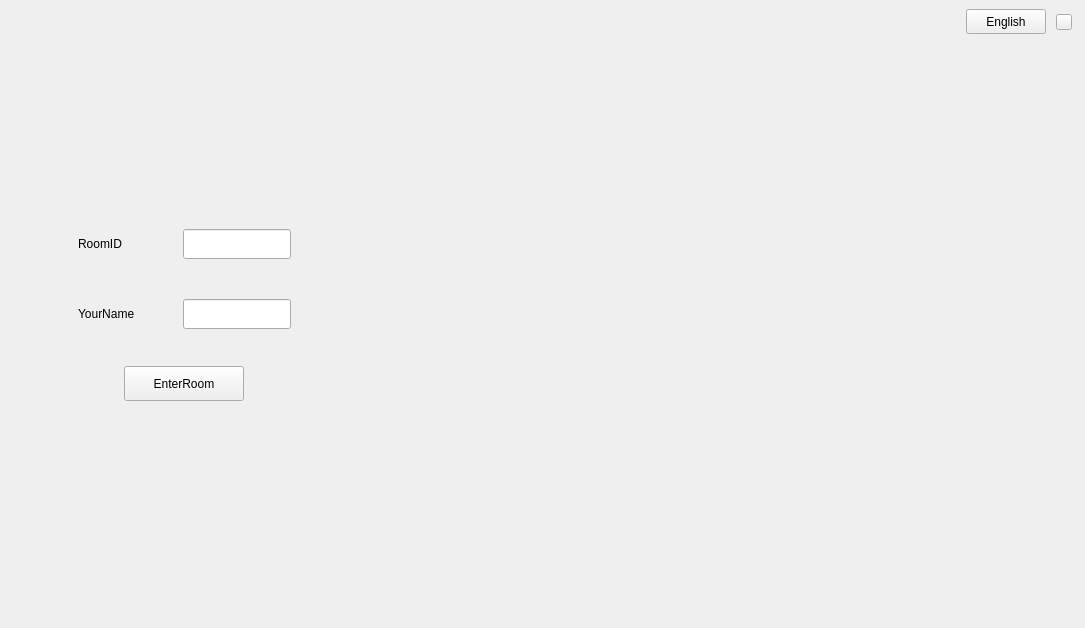
<?xml version="1.0" encoding="UTF-8"?>
<ui version="4.0">
 <class>LoginViewController</class>
 <widget class="QWidget" name="LoginViewController">
  <property name="geometry">
   <rect>
    <x>0</x>
    <y>0</y>
    <width>1085</width>
    <height>628</height>
   </rect>
  </property>
  <property name="windowTitle">
   <string/>
  </property>
  <layout class="QHBoxLayout" name="horizontalLayout_6">
   <property name="spacing">
    <number>0</number>
   </property>
   <property name="leftMargin">
    <number>0</number>
   </property>
   <property name="topMargin">
    <number>0</number>
   </property>
   <property name="rightMargin">
    <number>0</number>
   </property>
   <property name="bottomMargin">
    <number>0</number>
   </property>
   <item>
    <widget class="QWidget" name="background_widget" native="true">
     <layout class="QHBoxLayout" name="horizontalLayout_9">
      <item>
       <layout class="QHBoxLayout" name="horizontalLayout_8">
        <property name="spacing">
         <number>10</number>
        </property>
        <item>
         <layout class="QVBoxLayout" name="verticalLayout_4">
          <item>
           <spacer name="verticalSpacer_2">
            <property name="orientation">
             <enum>Qt::Vertical</enum>
            </property>
            <property name="sizeHint" stdset="0">
             <size>
              <width>20</width>
              <height>40</height>
             </size>
            </property>
           </spacer>
          </item>
          <item>
           <layout class="QHBoxLayout" name="horizontalLayout_7">
            <item>
             <spacer name="horizontalSpacer_5">
              <property name="orientation">
               <enum>Qt::Horizontal</enum>
              </property>
              <property name="sizeType">
               <enum>QSizePolicy::Fixed</enum>
              </property>
              <property name="sizeHint" stdset="0">
               <size>
                <width>50</width>
                <height>20</height>
               </size>
              </property>
             </spacer>
            </item>
            <item>
             <widget class="QWidget" name="login_widget" native="true">
              <property name="minimumSize">
               <size>
                <width>0</width>
                <height>0</height>
               </size>
              </property>
              <property name="maximumSize">
               <size>
                <width>300</width>
                <height>16777215</height>
               </size>
              </property>
              <layout class="QVBoxLayout" name="verticalLayout">
               <property name="spacing">
                <number>20</number>
               </property>
               <item>
                <widget class="QWidget" name="room_id_widget" native="true">
                 <property name="minimumSize">
                  <size>
                   <width>0</width>
                   <height>50</height>
                  </size>
                 </property>
                 <property name="maximumSize">
                  <size>
                   <width>16777215</width>
                   <height>50</height>
                  </size>
                 </property>
                 <layout class="QHBoxLayout" name="horizontalLayout_2">
                  <property name="spacing">
                   <number>5</number>
                  </property>
                  <property name="leftMargin">
                   <number>10</number>
                  </property>
                  <property name="topMargin">
                   <number>10</number>
                  </property>
                  <property name="rightMargin">
                   <number>10</number>
                  </property>
                  <property name="bottomMargin">
                   <number>10</number>
                  </property>
                  <item>
                   <widget class="QLabel" name="room_id_label">
                    <property name="minimumSize">
                     <size>
                      <width>100</width>
                      <height>30</height>
                     </size>
                    </property>
                    <property name="maximumSize">
                     <size>
                      <width>100</width>
                      <height>30</height>
                     </size>
                    </property>
                    <property name="text">
                     <string>RoomID</string>
                    </property>
                   </widget>
                  </item>
                  <item>
                   <widget class="QLineEdit" name="room_id_edit">
                    <property name="minimumSize">
                     <size>
                      <width>0</width>
                      <height>30</height>
                     </size>
                    </property>
                    <property name="maximumSize">
                     <size>
                      <width>16777215</width>
                      <height>30</height>
                     </size>
                    </property>
                    <property name="toolTip">
                     <string>The maximum length cannot exceed 9</string>
                    </property>
                    <property name="maxLength">
                     <number>9</number>
                    </property>
                    <property name="alignment">
                     <set>Qt::AlignLeading|Qt::AlignLeft|Qt::AlignVCenter</set>
                    </property>
                   </widget>
                  </item>
                 </layout>
                </widget>
               </item>
               <item>
                <widget class="QWidget" name="name_widget" native="true">
                 <property name="minimumSize">
                  <size>
                   <width>0</width>
                   <height>50</height>
                  </size>
                 </property>
                 <property name="maximumSize">
                  <size>
                   <width>16777215</width>
                   <height>50</height>
                  </size>
                 </property>
                 <layout class="QHBoxLayout" name="horizontalLayout">
                  <property name="spacing">
                   <number>5</number>
                  </property>
                  <property name="leftMargin">
                   <number>10</number>
                  </property>
                  <property name="topMargin">
                   <number>10</number>
                  </property>
                  <property name="rightMargin">
                   <number>10</number>
                  </property>
                  <property name="bottomMargin">
                   <number>10</number>
                  </property>
                  <item>
                   <widget class="QLabel" name="name_label">
                    <property name="minimumSize">
                     <size>
                      <width>100</width>
                      <height>30</height>
                     </size>
                    </property>
                    <property name="maximumSize">
                     <size>
                      <width>100</width>
                      <height>30</height>
                     </size>
                    </property>
                    <property name="text">
                     <string>YourName</string>
                    </property>
                   </widget>
                  </item>
                  <item>
                   <widget class="QLineEdit" name="name_edit">
                    <property name="minimumSize">
                     <size>
                      <width>0</width>
                      <height>30</height>
                     </size>
                    </property>
                    <property name="maximumSize">
                     <size>
                      <width>16777215</width>
                      <height>30</height>
                     </size>
                    </property>
                    <property name="toolTip">
                     <string>The maximum length cannot exceed 16</string>
                    </property>
                    <property name="maxLength">
                     <number>16</number>
                    </property>
                    <property name="alignment">
                     <set>Qt::AlignLeading|Qt::AlignLeft|Qt::AlignVCenter</set>
                    </property>
                   </widget>
                  </item>
                 </layout>
                </widget>
               </item>
               <item>
                <widget class="QWidget" name="enter_room_widget" native="true">
                 <property name="minimumSize">
                  <size>
                   <width>0</width>
                   <height>50</height>
                  </size>
                 </property>
                 <property name="maximumSize">
                  <size>
                   <width>16777215</width>
                   <height>50</height>
                  </size>
                 </property>
                 <layout class="QHBoxLayout" name="horizontalLayout_5">
                  <property name="spacing">
                   <number>0</number>
                  </property>
                  <property name="topMargin">
                   <number>5</number>
                  </property>
                  <property name="bottomMargin">
                   <number>5</number>
                  </property>
                  <item>
                   <widget class="QPushButton" name="enter_room_btn">
                    <property name="minimumSize">
                     <size>
                      <width>120</width>
                      <height>35</height>
                     </size>
                    </property>
                    <property name="maximumSize">
                     <size>
                      <width>120</width>
                      <height>35</height>
                     </size>
                    </property>
                    <property name="text">
                     <string>EnterRoom</string>
                    </property>
                   </widget>
                  </item>
                 </layout>
                </widget>
               </item>
              </layout>
             </widget>
            </item>
            <item>
             <spacer name="horizontalSpacer_6">
              <property name="orientation">
               <enum>Qt::Horizontal</enum>
              </property>
              <property name="sizeHint" stdset="0">
               <size>
                <width>40</width>
                <height>20</height>
               </size>
              </property>
             </spacer>
            </item>
           </layout>
          </item>
          <item>
           <spacer name="verticalSpacer_3">
            <property name="orientation">
             <enum>Qt::Vertical</enum>
            </property>
            <property name="sizeHint" stdset="0">
             <size>
              <width>20</width>
              <height>40</height>
             </size>
            </property>
           </spacer>
          </item>
         </layout>
        </item>
        <item>
         <spacer name="horizontalSpacer_4">
          <property name="orientation">
           <enum>Qt::Horizontal</enum>
          </property>
          <property name="sizeHint" stdset="0">
           <size>
            <width>40</width>
            <height>20</height>
           </size>
          </property>
         </spacer>
        </item>
        <item>
         <layout class="QVBoxLayout" name="verticalLayout_5">
          <property name="leftMargin">
           <number>0</number>
          </property>
          <property name="rightMargin">
           <number>0</number>
          </property>
          <item>
           <widget class="QPushButton" name="btn_language">
            <property name="minimumSize">
             <size>
              <width>80</width>
              <height>25</height>
             </size>
            </property>
            <property name="maximumSize">
             <size>
              <width>80</width>
              <height>25</height>
             </size>
            </property>
            <property name="text">
             <string>English</string>
            </property>
            <property name="checkable">
             <bool>true</bool>
            </property>
           </widget>
          </item>
          <item>
           <spacer name="verticalSpacer_4">
            <property name="orientation">
             <enum>Qt::Vertical</enum>
            </property>
            <property name="sizeHint" stdset="0">
             <size>
              <width>20</width>
              <height>40</height>
             </size>
            </property>
           </spacer>
          </item>
         </layout>
        </item>
        <item>
         <layout class="QVBoxLayout" name="verticalLayout_3">
          <property name="topMargin">
           <number>5</number>
          </property>
          <item>
           <widget class="QPushButton" name="close_btn">
            <property name="minimumSize">
             <size>
              <width>16</width>
              <height>16</height>
             </size>
            </property>
            <property name="maximumSize">
             <size>
              <width>16</width>
              <height>16</height>
             </size>
            </property>
            <property name="text">
             <string/>
            </property>
           </widget>
          </item>
          <item>
           <spacer name="verticalSpacer">
            <property name="orientation">
             <enum>Qt::Vertical</enum>
            </property>
            <property name="sizeHint" stdset="0">
             <size>
              <width>20</width>
              <height>40</height>
             </size>
            </property>
           </spacer>
          </item>
         </layout>
        </item>
       </layout>
      </item>
     </layout>
    </widget>
   </item>
  </layout>
 </widget>
 <resources/>
 <connections/>
</ui>
